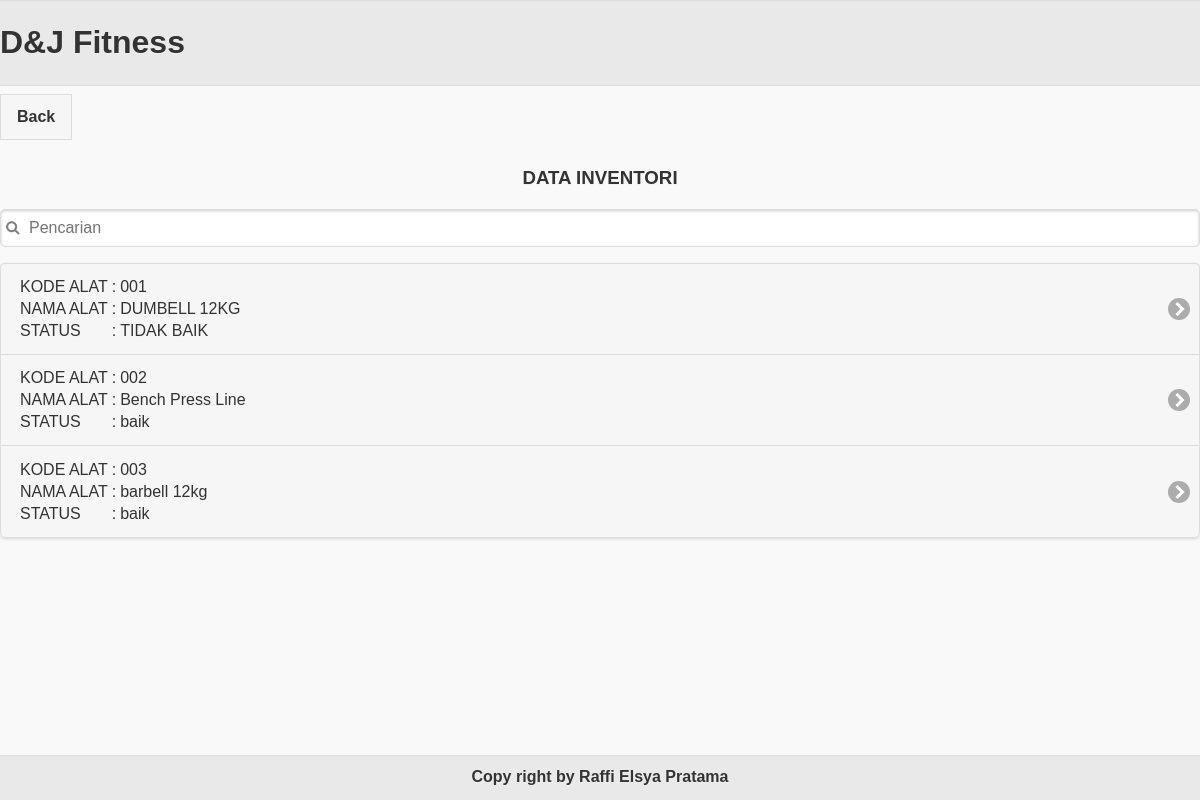
The page /data_inventori.php on the database its author committed.
### tables this page shows
CREATE TABLE IF NOT EXISTS `inventori` (
  `kode_alat` char(3) NOT NULL,
  `nama_alat` varchar(30) NOT NULL,
  `status` char(10) NOT NULL,
  PRIMARY KEY (`kode_alat`)
);

### data_inventori.php (the view, shortened to what this page needs)
<html>
<head>
<link rel="stylesheet" href="js/jquery.mobile-1.4.2.min.css"/>
</head>
<body>
<div data-role= "page" id="main">
	<div data-role="header">
			<marquee><h1>D&J Fitness<h1></marquee>
		</div>
	<div data-role"content">
		<a href="inventori.php" class="ui-btn ui-btn-inline">Back</a>
		<center><h3>DATA INVENTORI</h3></center>
		<ul data-role="listview" data-inset="true" data-filter="true" data-split-icon="info" data-filter-placeholder="Pencarian")>
		<?php
			$query = mysql_query("SELECT * FROM inventori");
			while($rows = mysql_fetch_array($query)){
		?>
			<li><a href="delete_alat.php?kode=<?php echo $rows['kode_alat']?>">
				<table>
					<tr><td>KODE ALAT</td><td> : </td><td><?php echo $rows['kode_alat'] ?></td></tr>
					<tr><td>NAMA ALAT</td><td> : </td><td><?php echo $rows['nama_alat'] ?></td></tr>
					<tr><td>STATUS</td><td> : </td><td><?php echo $rows['status'] ?></td></tr>
				</table>
			</a></li>
		<?php
			}
		?>
		</ul>
	</div>
	<div data-role="footer" data-position="fixed">
			<h2>Copy right by Raffi Elsya Pratama</h2>
	</div>
</div>
</body>
</html>

### rows shown on the page
inventori: kode_alat "001", nama_alat "DUMBELL 12KG", status "TIDAK BAIK"
inventori: kode_alat "002", nama_alat "Bench Press Line", status "baik"
inventori: kode_alat "003", nama_alat "barbell 12kg", status "baik"
